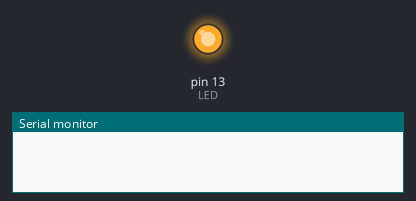
Bench run of a sketch on a simulated Arduino Uno, built with avr-gcc and run on an emulated ATmega328P. Parts: output pins drawn as LEDs (lit = HIGH), the last lines printed to the serial monitor. Sleep ends after the set time or at an interrupt.

Above: at 0.05 s.
At 4.1 s:
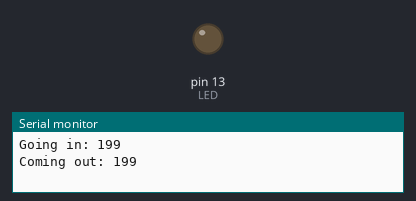
Timing chart, 0 to 8.7 s (numbered marks = the images above):
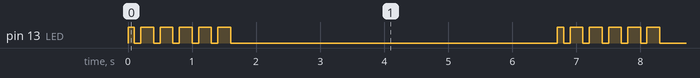

Measured:
- by itself, pin 13 (LED): repeats every 6.7 s: 5 × (LOW 0.10 s, HIGH 0.20 s), LOW 5.1 s, HIGH 0.10 s
- by itself, everything shown: repeats every 6.7 s, in 12 steps

The sketch:

sleep.ino
```cpp
// (licence header left out)
/*
  Test of the sleeping using the watchdog timer.
  The Arduino's watchdog timer provides the longest timeouts and
  the most power-saving, so is good for putting the machine into
  the deepest useful sleep state
*/

#include <avr/sleep.h>
#include <avr/power.h>
#include <avr/wdt.h>

#define LED 13

ISR( WDT_vect ) {
}

void blink( int times, int on ) {
  for(int i = 0; i < times; i++) {
    digitalWrite(LED, HIGH);
    delay(on);
    digitalWrite(LED, LOW);
    delay(100);
  }
}


void sleep(void) {
  /* select the sleep mode */
  set_sleep_mode(SLEEP_MODE_PWR_SAVE);

  // set up the watchdog timer
  MCUSR &= ~(1 << WDRF);
  WDTCSR |= (1 << WDCE) | (1 << WDE);
  WDTCSR = (1 << WDP0) | (1 << WDP3); /* 8s */
  WDTCSR |= _BV(WDIE);
  sleep_enable();

  /* enter the sleep mode */
  sleep_mode();

  /* ... time passes ... */

  /* disable sleep mode as soon as we come back */
  sleep_disable();

  /* re-enable all the peripheral devices */
  power_all_enable();
}

void setup() {
  Serial.begin(9600);
  pinMode(LED, OUTPUT);
}

void loop() {
   blink(1,100);
   Serial.print("Going in: ");   Serial.println(millis());
   sleep();
   Serial.print("Coming out: ");   Serial.println(millis());
   blink(5, 200);
   delay(5000);
 }
```
